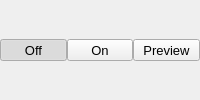
                  <widget class="QFrame" name="toolButtonDualIso">
                   <layout class="QHBoxLayout" name="horizontalLayout">
                    <property name="spacing">
                     <number>0</number>
                    </property>
                    <property name="leftMargin">
                     <number>0</number>
                    </property>
                    <property name="topMargin">
                     <number>0</number>
                    </property>
                    <property name="rightMargin">
                     <number>0</number>
                    </property>
                    <property name="bottomMargin">
                     <number>0</number>
                    </property>
                    <item>
                     <widget class="ColorToolButton" name="toolButtonDualIsoOff">
                      <property name="sizePolicy">
                       <sizepolicy hsizetype="Preferred" vsizetype="Fixed">
                        <horstretch>0</horstretch>
                        <verstretch>0</verstretch>
                       </sizepolicy>
                      </property>
                      <property name="font">
                       <font>
                        <pointsize>10</pointsize>
                       </font>
                      </property>
                      <property name="text">
                       <string>Off</string>
                      </property>
                      <property name="checkable">
                       <bool>true</bool>
                      </property>
                      <property name="checked">
                       <bool>true</bool>
                      </property>
                      <property name="autoExclusive">
                       <bool>true</bool>
                      </property>
                     </widget>
                    </item>
                    <item>
                     <widget class="ColorToolButton" name="toolButtonDualIsoOn">
                      <property name="sizePolicy">
                       <sizepolicy hsizetype="Preferred" vsizetype="Fixed">
                        <horstretch>0</horstretch>
                        <verstretch>0</verstretch>
                       </sizepolicy>
                      </property>
                      <property name="font">
                       <font>
                        <pointsize>10</pointsize>
                       </font>
                      </property>
                      <property name="text">
                       <string>On</string>
                      </property>
                      <property name="checkable">
                       <bool>true</bool>
                      </property>
                      <property name="autoExclusive">
                       <bool>true</bool>
                      </property>
                     </widget>
                    </item>
                    <item>
                     <widget class="ColorToolButton" name="toolButtonDualIsoPreview">
                      <property name="sizePolicy">
                       <sizepolicy hsizetype="Preferred" vsizetype="Fixed">
                        <horstretch>0</horstretch>
                        <verstretch>0</verstretch>
                       </sizepolicy>
                      </property>
                      <property name="font">
                       <font>
                        <pointsize>10</pointsize>
                       </font>
                      </property>
                      <property name="toolTip">
                       <string>Preview mode trades quality for speed on Dual ISO clips.</string>
                      </property>
                      <property name="statusTip">
                       <string>Preview mode trades quality for speed on Dual ISO clips.</string>
                      </property>
                      <property name="text">
                       <string>Preview</string>
                      </property>
                      <property name="checkable">
                       <bool>true</bool>
                      </property>
                      <property name="autoExclusive">
                       <bool>true</bool>
                      </property>
                     </widget>
                    </item>
                   </layout>
                  </widget>
